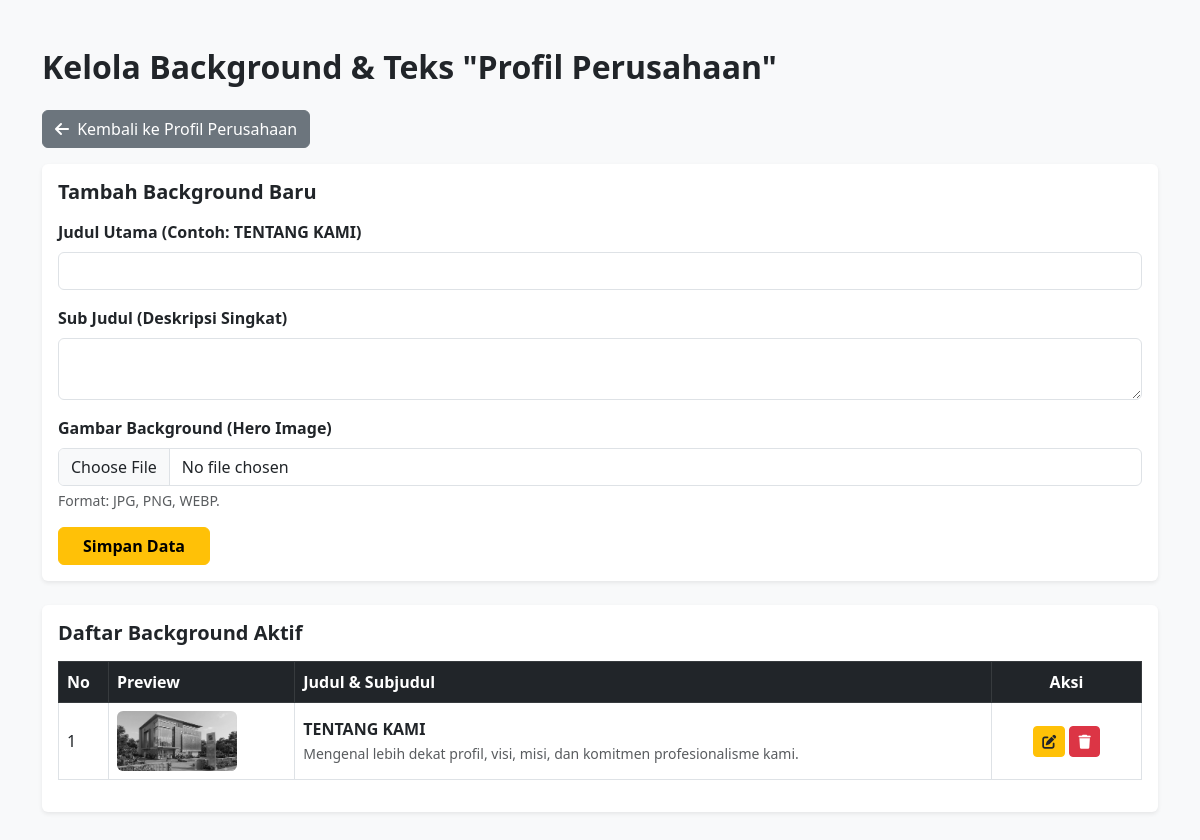
/admin/admin_banner_profil.php (signed in), run on the app's committed database.
### tables this page shows
CREATE TABLE `page_banners` (
  `id` int(11) NOT NULL,
  `page_name` varchar(50) NOT NULL,
  `title` varchar(100) NOT NULL,
  `subtitle` text DEFAULT NULL,
  `background_image` varchar(255) NOT NULL
);

### admin/admin_banner_profil.php (the view, shortened to what this page needs)
<?php
include '../koneksi/koneksi.php';
$edit_data = null;
?>
<!DOCTYPE html>
<html lang="id">
<head>
    <link href="https://cdn.jsdelivr.net/npm/bootstrap@5.3.0/dist/css/bootstrap.min.css" rel="stylesheet">
    <link rel="stylesheet" href="https://cdnjs.cloudflare.com/ajax/libs/font-awesome/6.4.0/css/all.min.css">
</head>
<body class="bg-light">
<div class="container py-5">
    <h2 class="fw-bold mb-4">Kelola Background & Teks "Profil Perusahaan"</h2>
    <a href="../tentangkami/profile_perusahaan.php" class="btn btn-secondary mb-3"><i class="fas fa-arrow-left me-1"></i> Kembali ke Profil Perusahaan</a>
    <div class="card shadow-sm border-0 mb-4">
        <div class="card-body">
            <h5 class="fw-bold mb-3"><?= $edit_data ? 'Edit Background' : 'Tambah Background Baru'; ?></h5>
            <form action="" method="POST" enctype="multipart/form-data">
                <div class="mb-3">
                    <label class="form-label fw-semibold">Judul Utama (Contoh: TENTANG KAMI)</label>
                    <input type="text" class="form-control" name="title" value="<?= $edit_data['title'] ?? ''; ?>" required>
                </div>
                <div class="mb-3">
                    <label class="form-label fw-semibold">Sub Judul (Deskripsi Singkat)</label>
                    <textarea class="form-control" name="subtitle" rows="2" required><?= $edit_data['subtitle'] ?? ''; ?></textarea>
                </div>
                <div class="mb-3">
                    <label class="form-label fw-semibold">Gambar Background (Hero Image)</label>
                    <input type="file" class="form-control" name="background_image" <?= $edit_data ? '' : 'required'; ?>>
                    <div class="form-text">Format: JPG, PNG, WEBP.</div>
                </div>
                <button type="submit" name="simpan" class="btn btn-warning fw-bold px-4">Simpan Data</button>
            </form>
        </div>
    </div>
    <div class="card shadow-sm border-0">
        <div class="card-body">
            <h5 class="fw-bold mb-3">Daftar Background Aktif</h5>
            <div class="table-responsive">
                <table class="table table-bordered align-middle">
                    <thead class="table-dark">
                        <tr>
                            <th width="50">No</th>
                            <th>Preview</th>
                            <th>Judul & Subjudul</th>
                            <th width="150" class="text-center">Aksi</th>
                        </tr>
                    </thead>
                    <tbody>
                        <?php
                        $no = 1;
                        $sql = mysqli_query($conn, "SELECT * FROM page_banners WHERE page_name='profil_perusahaan' ORDER BY id DESC");
                        if (mysqli_num_rows($sql) > 0) {
                            while ($row = mysqli_fetch_assoc($sql)) {
                        ?>
                        <tr>
                            <td><?= $no++; ?></td>
                            <td><img src="../img/<?= $row['background_image']; ?>" width="120" height="60" class="object-fit-cover rounded"></td>
                            <td>
                                <strong><?= htmlspecialchars($row['title']); ?></strong><br>
                                <small class="text-muted"><?= htmlspecialchars($row['subtitle']); ?></small>
                            </td>
                            <td class="text-center">
                                <a href="admin_banner_profil.php?edit=<?= $row['id']; ?>" class="btn btn-sm btn-warning text-dark fw-bold"><i class="fas fa-edit"></i></a>
                                <a href="admin_banner_profil.php?hapus=<?= $row['id']; ?>" class="btn btn-sm btn-danger fw-bold" onclick="return confirm('Yakin ingin menghapus background ini?')"><i class="fas fa-trash"></i></a>
                            </td>
                        </tr>
                        <?php
                            }
                        } else {
                            echo '<tr><td colspan="4" class="text-center text-muted">Belum ada data background banner.</td></tr>';
                        }
                        ?>
                    </tbody>
                </table>
            </div>
        </div>
    </div>
</div>
</body>
</html>

### data on the page
page_banners: background_image (picture), title "TENTANG KAMI", subtitle "Mengenal lebih dekat profil, visi, misi, dan komitmen profesionalisme kami."
